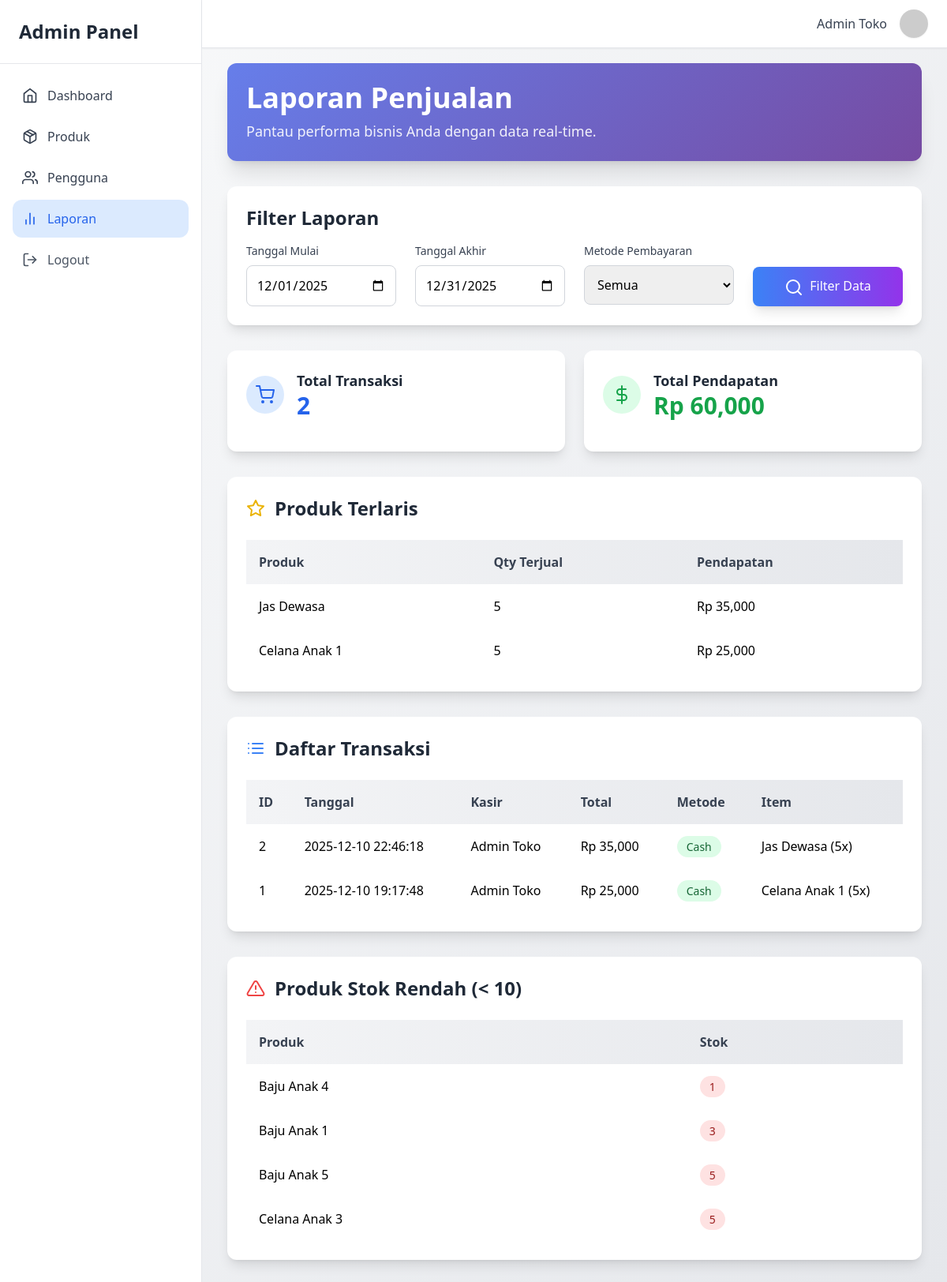
The app's page /dashboard/reports (signed in) with its own data.
### tables this page shows
CREATE TABLE `transactions` (
  `id` int(11) NOT NULL,
  `user_id` int(11) NOT NULL,
  `total` int(11) NOT NULL,
  `payment` int(11) NOT NULL,
  `change_money` int(11) NOT NULL,
  `method` enum('cash','qris','transfer') DEFAULT 'cash',
  `created_at` datetime DEFAULT current_timestamp()
);

CREATE TABLE `users` (
  `id` int(11) NOT NULL,
  `name` varchar(100) NOT NULL,
  `email` varchar(100) NOT NULL,
  `password` varchar(255) NOT NULL,
  `role` enum('admin','kasir') DEFAULT 'kasir',
  `created_at` datetime DEFAULT current_timestamp()
);

CREATE TABLE `products` (
  `id` int(11) NOT NULL,
  `name` varchar(150) NOT NULL,
  `price` int(11) NOT NULL,
  `stock` int(11) NOT NULL,
  `image` varchar(255) DEFAULT NULL,
  `is_deleted` tinyint(1) DEFAULT 0,
  `created_at` datetime DEFAULT current_timestamp(),
  `updated_at` datetime DEFAULT current_timestamp() ON UPDATE current_timestamp()
);

### dashboard/reports/logic/index.php (called while the page is built, shortened)
<?php
include "../../../include/conn.php";
$start_date = isset($_GET['start_date']) ? $_GET['start_date'] : date('Y-m-01');
$end_date = isset($_GET['end_date']) ? $_GET['end_date'] : date('Y-m-t');
$query_summary = "
    SELECT
        COUNT(t.id) AS total_transactions,
        SUM(t.total) AS total_revenue,
        SUM(t.payment) AS total_payment,
        SUM(t.change_money) AS total_change
    FROM transactions t
    WHERE DATE(t.created_at) BETWEEN '$start_date' AND '$end_date'
";
$result_summary = mysqli_query($conn, $query_summary);
$summary = mysqli_fetch_assoc($result_summary);
$query_top_products = "
    SELECT
        p.name AS product_name,
        SUM(ti.qty) AS total_qty_sold,
        SUM(ti.subtotal) AS total_revenue
    FROM transaction_items ti
    JOIN products p ON ti.product_id = p.id
    JOIN transactions t ON ti.transaction_id = t.id
    WHERE DATE(t.created_at) BETWEEN '$start_date' AND '$end_date'
    GROUP BY p.id
    ORDER BY total_qty_sold DESC
    LIMIT 10
";
$result_top_products = mysqli_query($conn, $query_top_products);
$query_transactions = "
    SELECT
        t.id,
        t.created_at,
        u.name AS user_name,
        t.total,
        t.method,
        GROUP_CONCAT(CONCAT(p.name, ' (', ti.qty, 'x)') SEPARATOR ', ') AS items
    FROM transactions t
    JOIN users u ON t.user_id = u.id
    LEFT JOIN transaction_items ti ON t.id = ti.transaction_id
    LEFT JOIN products p ON ti.product_id = p.id
    WHERE DATE(t.created_at) BETWEEN '$start_date' AND '$end_date'
";
$query_transactions .= " GROUP BY t.id ORDER BY t.created_at DESC";
$result_transactions = mysqli_query($conn, $query_transactions);
$query_low_stock = "
    SELECT name, stock
    FROM products
    WHERE stock < 10
    ORDER BY stock ASC
";
$result_low_stock = mysqli_query($conn, $query_low_stock);

### dashboard/reports/ui/index.php (the view, shortened to what this page needs)
<!DOCTYPE html>
<html lang="en">
<head>
  <script src="https://cdn.tailwindcss.com"></script>
  <?php include "../logic/index.php"; ?>
</head>
<body class="bg-gradient-to-br from-gray-50 to-gray-200 min-h-screen">
  <?php include "../../../include/layouts/sidebar.php"; ?>
  <?php include "../../../include/layouts/header.php"; ?>
  <div class="ml-64 pt-20 p-8">
    <div class="gradient-bg text-white p-6 rounded-xl shadow-xl mb-8">
      <h1 class="text-4xl font-bold mb-2">Laporan Penjualan</h1>
      <p class="text-lg opacity-90">Pantau performa bisnis Anda dengan data real-time.</p>
    </div>
    <div class="bg-white p-6 rounded-xl shadow-lg mb-8 card-hover">
      <h2 class="text-2xl font-semibold mb-4 text-gray-800">Filter Laporan</h2>
      <form method="GET" class="grid grid-cols-1 md:grid-cols-4 gap-6">
        <div>
          <label class="block text-sm font-medium text-gray-700 mb-2">Tanggal Mulai</label>
          <input type="date" name="start_date" value="<?php echo $start_date; ?>" class="w-full p-3 border border-gray-300 rounded-lg focus:ring-2 focus:ring-blue-500 focus:border-transparent transition">
        </div>
        <div>
          <label class="block text-sm font-medium text-gray-700 mb-2">Tanggal Akhir</label>
          <input type="date" name="end_date" value="<?php echo $end_date; ?>" class="w-full p-3 border border-gray-300 rounded-lg focus:ring-2 focus:ring-blue-500 focus:border-transparent transition">
        </div>
        <div>
          <label class="block text-sm font-medium text-gray-700 mb-2">Metode Pembayaran</label>
          <select name="method" class="w-full p-3 border border-gray-300 rounded-lg focus:ring-2 focus:ring-blue-500 focus:border-transparent transition">
            <option value="">Semua</option>
          </select>
        </div>
        <div class="flex items-end">
          <button type="submit" class="w-full bg-gradient-to-r from-blue-500 to-purple-600 text-white px-6 py-3 rounded-lg hover:from-blue-600 hover:to-purple-700 transition transform hover:scale-105 shadow-lg">
            <i data-feather="search" class="inline mr-2"></i>Filter Data
          </button>
        </div>
      </form>
    </div>
    <div class="grid grid-cols-1 md:grid-cols-2 lg:grid-cols-2 gap-6 mb-8">
      <div class="bg-white p-6 rounded-xl shadow-lg card-hover">
        <div class="flex items-center mb-4">
          <div class="bg-blue-100 p-3 rounded-full">
            <i data-feather="shopping-cart" class="text-blue-600"></i>
          </div>
          <div class="ml-4">
            <h3 class="text-lg font-semibold text-gray-800">Total Transaksi</h3>
            <p class="text-3xl font-bold text-blue-600"><?php echo $summary['total_transactions'] ?? 0; ?></p>
          </div>
        </div>
      </div>
      <div class="bg-white p-6 rounded-xl shadow-lg card-hover">
        <div class="flex items-center mb-4">
          <div class="bg-green-100 p-3 rounded-full">
            <i data-feather="dollar-sign" class="text-green-600"></i>
          </div>
          <div class="ml-4">
            <h3 class="text-lg font-semibold text-gray-800">Total Pendapatan</h3>
            <p class="text-3xl font-bold text-green-600">Rp <?php echo number_format($summary['total_revenue'] ?? 0); ?></p>
          </div>
        </div>
      </div>
    </div>
    <div class="bg-white p-6 rounded-xl shadow-lg mb-8 card-hover">
      <h2 class="text-2xl font-semibold mb-6 text-gray-800 flex items-center">
        <i data-feather="star" class="mr-3 text-yellow-500"></i>Produk Terlaris
      </h2>
      <div class="overflow-x-auto">
        <table class="w-full table-auto">
          <thead class="bg-gradient-to-r from-gray-100 to-gray-200">
            <tr>
              <th class="p-4 text-left font-semibold text-gray-700">Produk</th>
              <th class="p-4 text-left font-semibold text-gray-700">Qty Terjual</th>
              <th class="p-4 text-left font-semibold text-gray-700">Pendapatan</th>
            </tr>
          </thead>
          <tbody>
            <?php while ($row = mysqli_fetch_assoc($result_top_products)): ?>
              <tr class="hover:bg-gray-50 transition">
                <td class="p-4"><?php echo $row['product_name']; ?></td>
                <td class="p-4"><?php echo $row['total_qty_sold']; ?></td>
                <td class="p-4">Rp <?php echo number_format($row['total_revenue']); ?></td>
              </tr>
            <?php endwhile; ?>
          </tbody>
        </table>
      </div>
    </div>
    <div class="bg-white p-6 rounded-xl shadow-lg mb-8 card-hover">
      <h2 class="text-2xl font-semibold mb-6 text-gray-800 flex items-center">
        <i data-feather="list" class="mr-3 text-blue-500"></i>Daftar Transaksi
      </h2>
      <div class="overflow-x-auto">
        <table class="w-full table-auto">
          <thead class="bg-gradient-to-r from-gray-100 to-gray-200">
            <tr>
              <th class="p-4 text-left font-semibold text-gray-700">ID</th>
              <th class="p-4 text-left font-semibold text-gray-700">Tanggal</th>
              <th class="p-4 text-left font-semibold text-gray-700">Kasir</th>
              <th class="p-4 text-left font-semibold text-gray-700">Total</th>
              <th class="p-4 text-left font-semibold text-gray-700">Metode</th>
              <th class="p-4 text-left font-semibold text-gray-700">Item</th>
            </tr>
          </thead>
          <tbody>
            <?php while ($row = mysqli_fetch_assoc($result_transactions)): ?>
              <tr class="hover:bg-gray-50 transition">
                <td class="p-4"><?php echo $row['id']; ?></td>
                <td class="p-4"><?php echo $row['created_at']; ?></td>
                <td class="p-4"><?php echo $row['user_name']; ?></td>
                <td class="p-4">Rp <?php echo number_format($row['total']); ?></td>
                <td class="p-4">
                  <span class="px-3 py-1 rounded-full text-sm font-medium
                                        <?php echo $row['method'] == 'cash' ? 'bg-green-100 text-green-800' : ($row['method'] == 'qris' ? 'bg-blue-100 text-blue-800' : 'bg-purple-100 text-purple-800'); ?>">
                    <?php echo ucfirst($row['method']); ?>
                  </span>
                </td>
                <td class="p-4"><?php echo $row['items']; ?></td>
              </tr>
            <?php endwhile; ?>
          </tbody>
        </table>
      </div>
    </div>
    <div class="bg-white p-6 rounded-xl shadow-lg card-hover">
      <h2 class="text-2xl font-semibold mb-6 text-gray-800 flex items-center">
        <i data-feather="alert-triangle" class="mr-3 text-red-500"></i>Produk Stok Rendah (< 10)
          </h2>
          <div class="overflow-x-auto">
            <table class="w-full table-auto">
              <thead class="bg-gradient-to-r from-gray-100 to-gray-200">
                <tr>
                  <th class="p-4 text-left font-semibold text-gray-700">Produk</th>
                  <th class="p-4 text-left font-semibold text-gray-700">Stok</th>
                </tr>
              </thead>
              <tbody>
                <?php while ($row = mysqli_fetch_assoc($result_low_stock)): ?>
                  <tr class="hover:bg-gray-50 transition">
                    <td class="p-4"><?php echo $row['name']; ?></td>
                    <td class="p-4">
                      <span class="px-3 py-1 rounded-full text-sm font-medium bg-red-100 text-red-800">
                        <?php echo $row['stock']; ?>
                      </span>
                    </td>
                  </tr>
                <?php endwhile; ?>
              </tbody>
            </table>
          </div>
    </div>
  </div>
</body>
</html>

### dashboard/reports/ui/index.php (style rules this page uses)
.gradient-bg { background: linear-gradient(135deg, #667eea 0%, #764ba2 100%); }
.card-hover { transition: transform 0.3s ease, box-shadow 0.3s ease; }

### records on screen
transactions: id "2", created_at "2025-12-10 22:46:18", user.name "Admin Toko", total "35,000", method "Cash", items "Jas Dewasa (5x)"
transactions: id "1", created_at "2025-12-10 19:17:48", user.name "Admin Toko", total "25,000", method "Cash", items "Celana Anak 1 (5x)"
products: name "Baju Anak 4", stock "1"
products: name "Baju Anak 1", stock "3"
products: name "Baju Anak 5", stock "5"
products: name "Celana Anak 3", stock "5"

### other values on screen
$_SESSION['user_name'] "Admin Toko"
$summary['total_transactions'] "2"
$summary['total_revenue'] "60,000"
$row['product_name'] "Jas Dewasa"
$row['total_qty_sold'] "5"
$row['total_revenue'] "35,000"
$row['product_name'] "Celana Anak 1"
$row['total_revenue'] "25,000"
